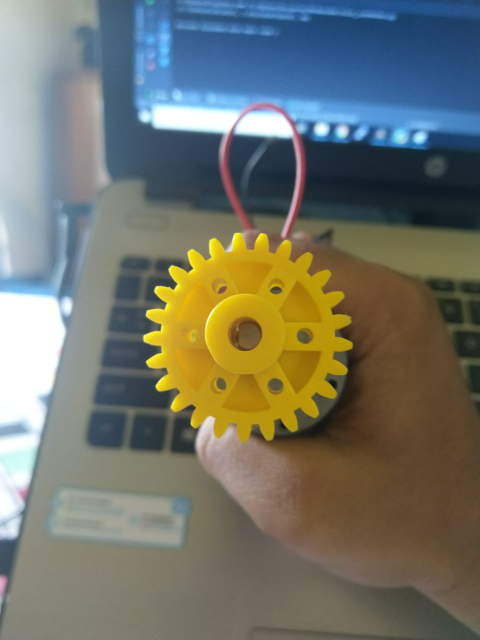
#> input picture Techniche/im2.jpeg, 960 x 1280 px (shown at 1/2 size)
$ python color_converter.py
#> lines starting #> are read from the running program, lines starting #| are printed output that depends on the picture
import colorsys
import cv2
import imutils
import numpy as np

img = cv2.imread("im2.jpeg")
#> img is the input picture: shape (1280, 960, 3); mean B, G, R 105.7, 116.3, 114

img = imutils.resize(img, width=500, height=500)
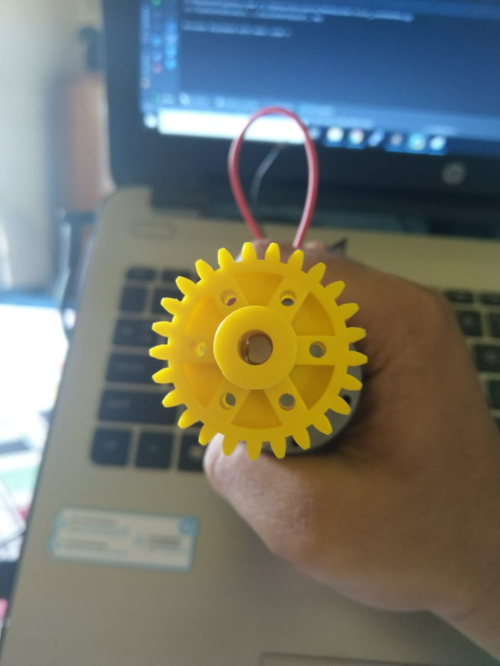
#> img: shape (666, 500, 3); mean B, G, R 105.7, 116.3, 114

blurred = cv2.GaussianBlur(img, (11, 11), 0)
hsv = cv2.cvtColor(blurred, cv2.COLOR_BGR2HSV)
#> hsv: shape (666, 500, 3); mean H, S, V 56.9, 97, 136
kernel = np.ones((5, 5), np.uint8)

mask = cv2.inRange(hsv, (0.12048192771084337, 0.9707602339181286, 171), (0.14388489208633093, 0.5604838709677419, 248))
#> mask: shape (666, 500); every value is 0
mask = cv2.morphologyEx(mask, cv2.MORPH_OPEN, kernel)
mask = cv2.morphologyEx(mask, cv2.MORPH_CLOSE, kernel)

cv2.imshow("img", img)
cv2.imshow("img1", mask)

cv2.waitKey(0)

r = colorsys.rgb_to_hsv(213, 0, 0)

print(r)
